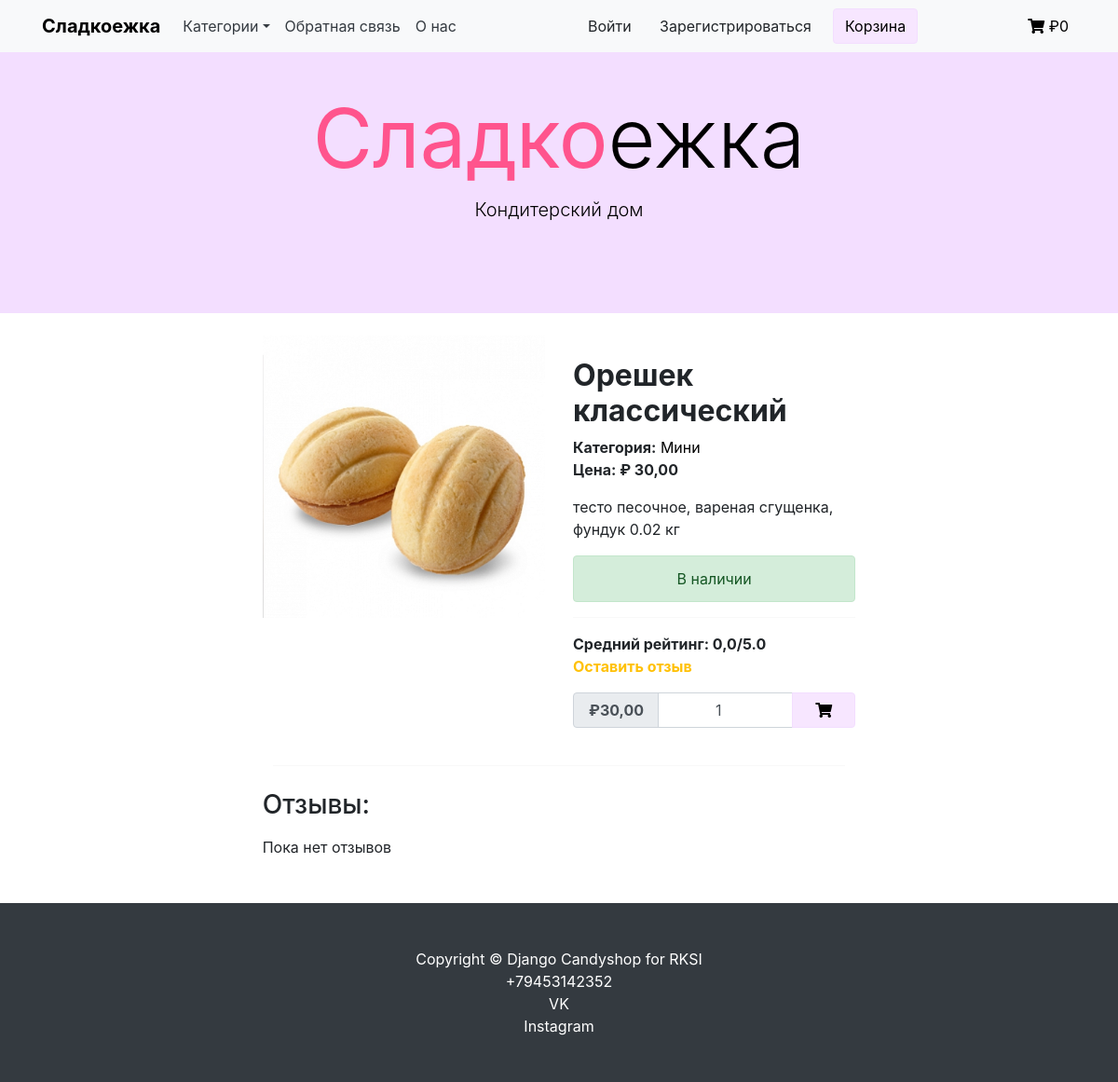
/category/minisweets/oreshek-klassicheskij, run on the app's committed database.
### shop/models.py (models this page shows, shortened)
class Product(models.Model):
    category = models.ForeignKey(Category, verbose_name='Категория', on_delete=models.CASCADE)
    title = models.CharField(max_length=255, verbose_name='Наименование')
    slug = models.SlugField(unique=True)
    image = models.ImageField(verbose_name='Изображение')
    description = models.TextField(verbose_name='Описание', null=True)
    price = models.DecimalField(max_digits=9, decimal_places=2, verbose_name='Цена')
    available = models.BooleanField(default=True, verbose_name='Доступность')
    class Meta:
        verbose_name = 'Товары'  # отображение названия в админке
        verbose_name_plural = 'Товары'  # отображение названия в админке
        ordering = ('title',)
    def get_average_review_score(self):
        average_score = 0.0
        if self.reviews.count() > 0:
            total_score = sum([review.rating for review in self.reviews.all()])
            average_score = total_score / self.reviews.count()
        return round(average_score, 1)

class Category(models.Model):
    name = models.CharField(max_length=255, verbose_name='Имя категории')
    slug = models.SlugField(unique=True)
    class Meta:
        ordering = ('name',)  # сортировка применяется и в отображении в админке и в шаблонах
        verbose_name = 'Категории'
        verbose_name_plural = 'Категории'
    def __str__(self):
        return self.name
    def get_absolute_url(self):
        return reverse('shop:product_list_by_category', args=[self.slug])

### shop/views.py (the view, shortened to what this page needs)
# urls.py: path('category/<slug:category_slug>/<slug:slug>', ProductDetailView.as_view(), name='product_detail'),
class ProductDetailView(DataMixin, DetailView):
    model = Product
    context_object_name = 'product'
    template_name = 'shop/product/detail.html'
    def get_context_data(self, **kwargs):
        context = super().get_context_data(**kwargs)
        context['category'] = get_object_or_404(Category, slug=self.kwargs['category_slug'])
        context['review_form'] = ReviewForm()
        context['cart_product_form'] = CartAddProductForm()
        context = self.get_user_context(**context)
        return context

### shop/forms.py
class ReviewForm(forms.ModelForm):
    class Meta:
        model = Review
        fields = ['text', 'rating']
        widgets = {
            'text': forms.Textarea(
                attrs={'class': 'form-control shadow px-2',
                       'rows': 6
                       }
            ),
            'rating': forms.RadioSelect
        }

### cart/forms.py
class CartAddProductForm(forms.Form):
    quantity = forms.IntegerField(
        min_value=1,
        widget=NumberInput(attrs={
            'class': 'form-control text-center px-3',
            'value': 1
        })
    )

### cart/cart_services.py (called while the page is built)
    def get_cart(self) -> Dict[str, Dict[str, Union[str, int]]]:
        return self.session.get(settings.CART_ID, {})

### cart/context_processors.py (called while the page is built)
def get_cart_total_price(request):
    cart = Cart(request)
    cart_total_price = sum(Decimal(item['price']) * item['quantity'] for item in cart.get_cart().values())
    return {
        'cart_total_price': cart_total_price
    }

### shop/context_processors.py (called while the page is built)
def get_categories_from_shop(request):
    categories = Category.objects.all()
    return {'categories': categories}

### shop/utils.py (called while the page is built)
    def get_user_context(self, **kwargs):
        context = kwargs
        categories = Category.objects.all()
        context['categories'] = categories
        return context

### shop/templates/shop/product/detail.html (shortened to what this page needs)
{% extends "shop/base.html" %}
{% load static %}
{% block content %}
    <br>
    <div class="card shadow-custom border-0 col-lg-8 mx-auto">
        <div class="row justify-content-center">
            <div class="col-lg-6">
                <img src="{{ product.image.url }}" alt="" class="img-fluid rounded-0">
            </div>
            <div class="col-lg-6">
                <div class="top">
                    <h2 class="mt-4 font-weight-bold text-grey">{{ product.title }}</h2>
                    <div>
                        <span class="font-weight-bold text-grey">Категория:</span>
                        <a href="{{ product.category.get_absolute_url }}" style="color:black;"> {{ product.category }}</a>
                    </div>
                    <div>
                        <span class="font-weight-bold text-grey">Цена: <span class="price">₽ {{ product.price }}</span></span>
                    </div>
                </div>
                <div class="mt-3">
                    {{ product.description }}
                </div>
                {% if product.available %}
                    <div class="alert alert-success my-3 text-center">В наличии</div>
                {% else %}
                    <div class="alert alert-danger my-3 text-center">Временно недоступен</div>
                {% endif %}
                <hr>
                <div class="review">
                    <span class="font-weight-bold text-grey">Средний рейтинг: {{ product.get_average_review_score }}/5.0</span>
                    <div class="mb-3 font-weight-bold">
                        <a href="" class="text-warning" data-toggle="modal" data-target="#myModal">Оставить отзыв</a>
                    </div>
                </div>
                <div class="mb-4">
                    <form action="{% url 'cart:cart_add' product.id %}" method="post">
                        <span class="input-group add-to-cart shadow-custom">
                            <div class="input-group-prepend">
                                <span class="input-group-text font-weight-bold px-3 price">₽{{ product.price }}</span>
                            </div>
                            {{ cart_product_form.quantity }}
                            <div class="input-group-append">
                                <button class="btn btn-primary px-4 reduce_padding" style="color:black; background-color:#f7e6ff; border-color:#f3deff" type="submit" data-toggle="tooltip" data-placement="top" title="Add to cart">
                                    <i class="fas fa-shopping-cart" ></i>
                                </button>
                            </div>
                        </span>
                    </form>
                </div>
            </div>
        </div>
    </div>
    <hr class="col-7 mx-auto">
    <div class="card shadow-custom border-0 col-lg-8 mx-auto mb-3">
        <h3 class="py-2 text-grey">Отзывы:</h3>
        {% for review in product.reviews.all %}
            <span class="font-weight-bold py-2 text-grey">{{ review.author }} - {{ review.rating }}/5 - {{ review.created|date }}</span>
            <span class="text-justify pb-2">{{ review.text }}</span>
            <hr>
        {% empty %}
            <span class="pb-2">Пока нет отзывов</span>
        {% endfor %}
    </div>
{% endblock %}

### shop/static/shop/css/base.css (style rules this page uses)
body { margin:0; padding:0; font-family:'Lobster'; }
h1, h2, h3, h4, h5 , h6 { font-family: 'Lobster'; font-weight:normal; }
a { text-decoration:none; color:#5993bb; }

### data on the page
Product: image (picture), title "Орешек классический", category "Мини", price "30,00", description "тесто песочное, вареная сгущенка, фундук 0.02 кг", get_average_review_score "0,0"

### other printed values
{{ cart_total_price }} "0"
